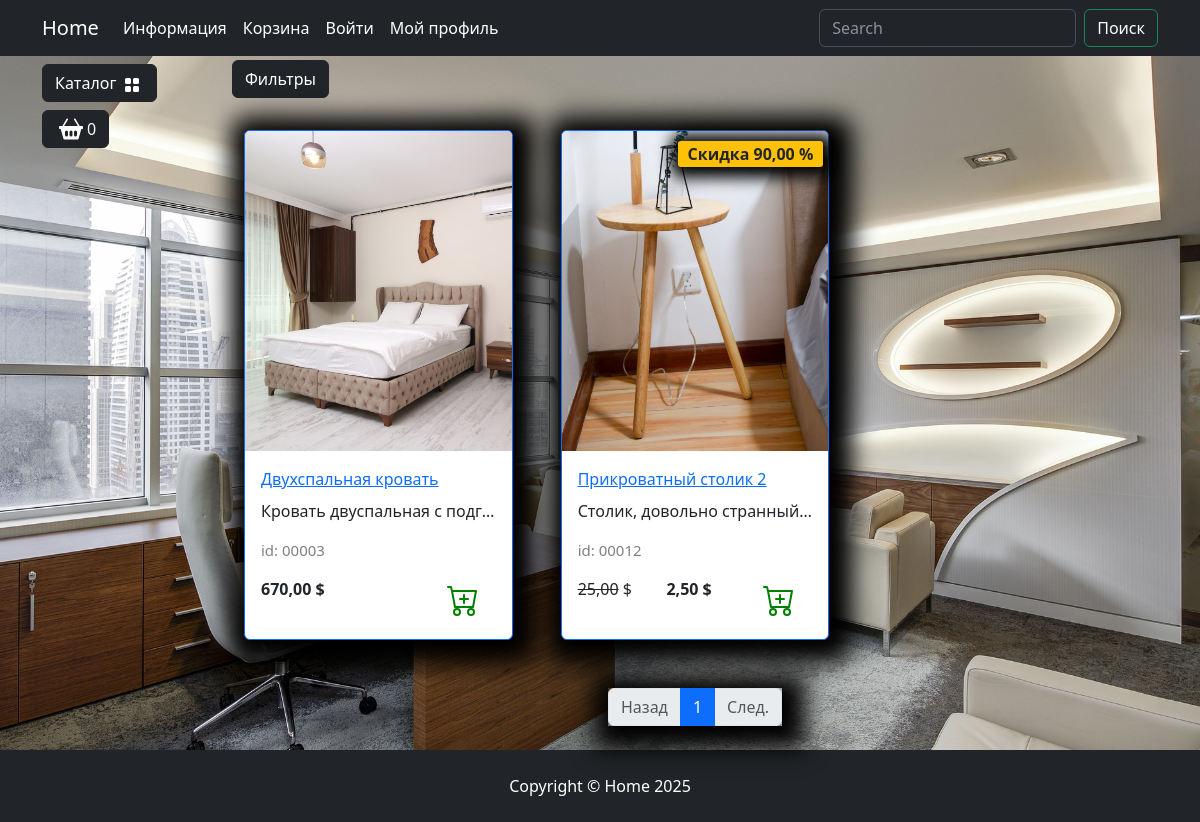
The app's page /catalog/spalnya, older data.
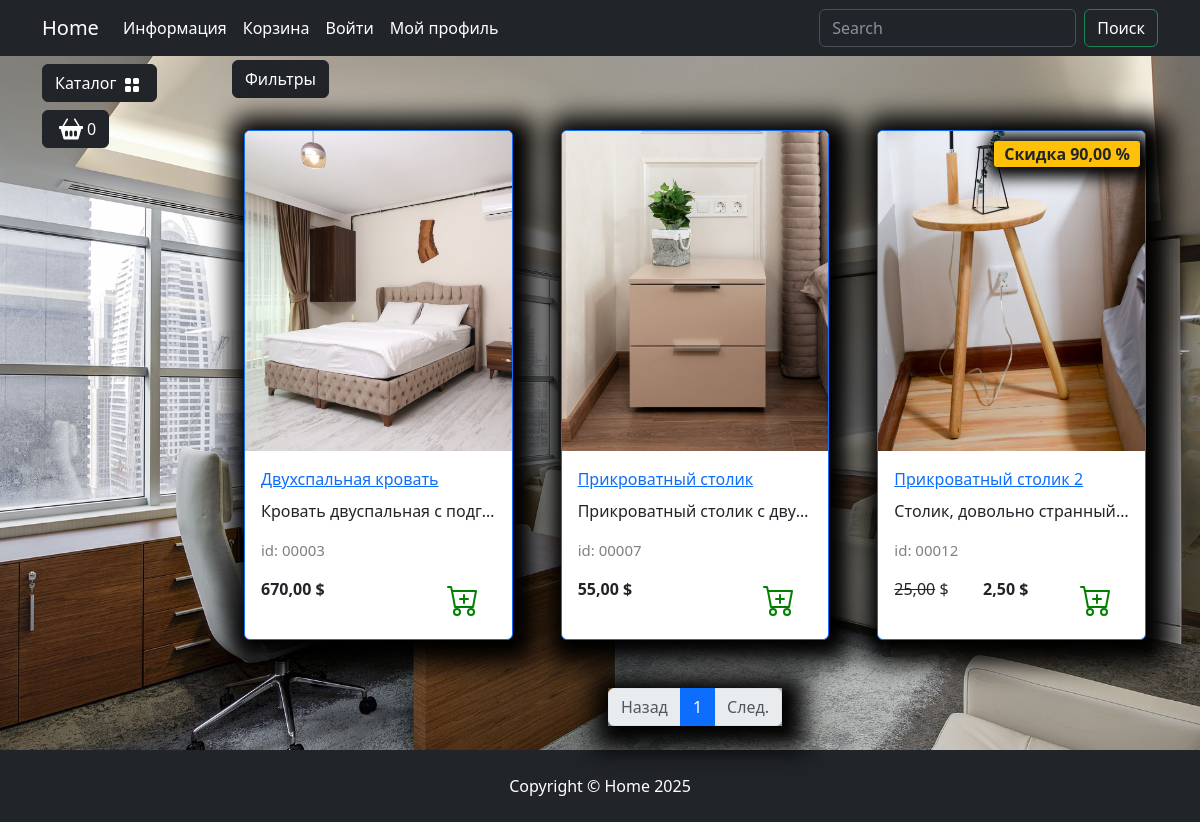
The same page, newer data.
### goods/models.py (models this page shows, shortened)
class Products(models.Model):
    name = models.CharField(max_length=150, unique=True, verbose_name='Название')
    slug = models.SlugField(max_length=200, unique=True, blank=True, null=True, verbose_name='URL')
    description = models.TextField(blank=True, null=True, verbose_name='Описание')
    image = models.ImageField(upload_to='goods_images', blank=True, null=True, verbose_name='Изображение')
    price = models.DecimalField(default=0.00, max_digits=7, decimal_places=2, verbose_name='Цена')
    discount = models.DecimalField(default=0.00, max_digits=4, decimal_places=2, verbose_name='Скидка в %')
    quantity = models.PositiveIntegerField(default=0, verbose_name='Колличество')
    category = models.ForeignKey(to=Categories, on_delete=models.CASCADE, verbose_name='Категория')
    class Meta:
        db_table = 'product'
        verbose_name = 'Продукт'
        verbose_name_plural = 'Продукты'
        ordering = ('id',)
    def display_id(self):
        return f'{self.id:05}'
    def sell_price(self):
        if self.discount:
            return round(self.price-self.price*self.discount/100, 2)
        return self.price

### goods/views.py (the view)
# urls.py: path('catalog/', include('goods.urls', namespace='catalog')),
def catalog(request, category_slug, page=1):
    if category_slug == 'all':
        goods = Products.objects.all()
    else:
        goods = get_list_or_404(Products.objects.filter(category__slug=category_slug))
    paginator = Paginator(goods, 3)
    current_page = paginator.page(page)
    context = {
        "title": "Home - Каталог",
        "goods": current_page,
        "slug_url": category_slug,
    }
    return render(request, "goods/catalog.html", context)

### goods/templatetags/goods_tags.py (called while the page is built)
@register.simple_tag()
def tag_categories():
    return Categories.objects.all()

### goods/templates/goods/catalog.html (shortened to what this page needs)
{% extends "main/base.html" %}
{% load static %}
{% block content %}
<div class="row">
    <div class="dropdown mb-2">
        <button class="btn btn-secondary dropdown-toggle btn-dark" type="button" data-bs-toggle="dropdown"
            aria-expanded="false">
            Фильтры
        </button>
    </div>
    {% for product in goods %}
        <div class="col-lg-4 col-md-6 p-4">
            <div class="card border-primary rounded custom-shadow">
                {% if product.image %}
                    <img src="{{ product.image.url }}" class="card-img-top" alt="{{ product.name }}">
                {% else %}
                    <img src="{% static "deps/images/Not found image.png" %}" class="card-img-top" alt="...">
                {% endif %}
                <div class="card-body">
                    <a href="{% url "catalog:product" product.slug %}">
                        <p class="card-title">{{ product.name }}</p>
                    </a>
                    <p class="card-text text-truncate">{{ product.description }}</p>
                    <p class="product_id">id: {{ product.display_id }}</p>
                    <div class="d-flex justify-content-between">
                        {% if product.discount %}
                            <p><s>{{product.price}}</s> $</p>
                            <p><strong>{{ product.sell_price }} $</strong></p>
                            <span class="badge bg-warning text-dark">Скидка {{ product.discount }} %</span>
                        {% else %}
                            <p><strong>{{ product.price }} $</strong></p>
                        {% endif %}
                        <a href="#" class="btn add-to-cart">
                            <img class="mx-1" src="{% static "deps/icons/cart-plus.svg" %}" alt="Catalog Icon"
                                width="32" height="32">
                        </a>
                    </div>
                </div>
            </div>
        </div>
    {% endfor %}
</div>
<nav aria-label="Page navigation example">
    <ul class="pagination justify-content-center my-4">
        <div class="custom-shadow d-flex">
            <li class="page-item {% if not goods.has_previous %}disabled{% endif %}">
                <a class="page-link" href="{% if goods.has_previous %}
                {% url "catalog:index" slug_url goods.previous_page_number %}
                {% else %}
                    #
                {% endif %}">
                    Назад
                </a>
            </li>
            {% for page in goods.paginator.page_range %}
                {% if page >= goods.number|add:-2 and page <= goods.number|add:2 %}
                    <li class="page-item">
                        <a class="page-link {% if goods.number == page %} active {% endif %}" href="{% url "catalog:index" slug_url page %}">{{ page }}</a>
                    </li>
                {% endif %}
            {% endfor %}
            <li class="page-item {% if not goods.has_next %}disabled{% endif %}">
                <a class="page-link" href="{% if goods.has_next %}
                {% url "catalog:index" slug_url goods.next_page_number %}
                {% else %}
                    #
                {% endif %}">
                    След.
                </a>
            </li>
        </div>
    </ul>
</nav>
{% endblock content %}
{% block footer %}
<footer class="py-4 bg-dark">
    <div class="container">
        <p class="m-0 text-center text-white">Copyright &copy; Home 2025</p>
    </div>
</footer>
{% endblock footer %}

Row changes from the older to the newer data that the page shows:
now on this page (row edited): Products: image (picture), name "Прикроватный столик", description "Прикроватный столик с дву…", display_id "00007", price "55,00"
